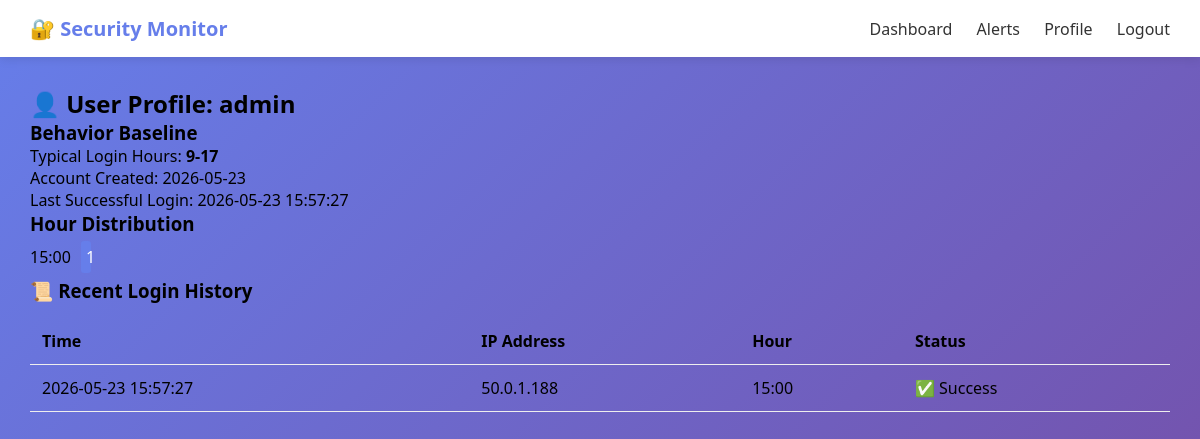
Screenshot of /profile (signed in) with the database file from the repository.
### database.py (models this page shows)
class User(db.Model):
    __tablename__ = 'users'
    id = db.Column(db.Integer, primary_key=True)
    username = db.Column(db.String(80), unique=True, nullable=False)
    password_hash = db.Column(db.String(200), nullable=False)
    email = db.Column(db.String(120))
    role = db.Column(db.String(50), default='user')
    failed_attempts = db.Column(db.Integer, default=0)
    is_locked = db.Column(db.Boolean, default=False)
    lockout_until = db.Column(db.DateTime, nullable=True)
    last_successful_login = db.Column(db.DateTime, nullable=True)
    baseline_hours = db.Column(db.String(100), default="9-17")  # e.g., "9-17" or "0-23"
    created_at = db.Column(db.DateTime, default=datetime.utcnow)

class LoginAttempt(db.Model):
    __tablename__ = 'login_attempts'
    id = db.Column(db.Integer, primary_key=True)
    username = db.Column(db.String(80), nullable=False)
    ip_address = db.Column(db.String(45), nullable=False)
    timestamp = db.Column(db.DateTime, default=datetime.utcnow)
    hour = db.Column(db.Integer, nullable=False)
    success = db.Column(db.Boolean, default=False)

### app.py (the view)
@app.route('/profile')
def profile():
    if 'username' not in session:
        return redirect(url_for('index'))
    user = User.query.get(session['user_id'])
    login_history = LoginAttempt.query.filter_by(username=user.username).order_by(LoginAttempt.timestamp.desc()).limit(20).all()
    successful_logins = LoginAttempt.query.filter_by(username=user.username, success=True).all()
    hour_distribution = {}
    for login in successful_logins:
        hour_distribution[login.hour] = hour_distribution.get(login.hour, 0) + 1
    return render_template('profile.html', user=user, login_history=login_history, hour_distribution=hour_distribution)

### templates/profile.html (shortened to what this page needs)
<!DOCTYPE html>
<html lang="en">
<head>
    <link rel="stylesheet" href="{{ url_for('static', filename='style.css') }}">
</head>
<body>
    <nav>
        <div class="nav-brand">🔐 Security Monitor</div>
        <div class="nav-links">
            <a href="/dashboard">Dashboard</a>
            <a href="/alerts">Alerts</a>
            <a href="/profile">Profile</a>
            <a href="/logout">Logout</a>
        </div>
    </nav>
    <div class="profile-page">
        <h2>👤 User Profile: {{ user.username }}</h2>
        <div class="profile-info">
            <div class="info-card">
                <h3>Behavior Baseline</h3>
                <p>Typical Login Hours: <strong>{{ user.baseline_hours }}</strong></p>
                <p>Account Created: {{ user.created_at.strftime('%Y-%m-%d') }}</p>
                <p>Last Successful Login: {{ user.last_successful_login.strftime('%Y-%m-%d %H:%M:%S') if user.last_successful_login else 'Never' }}</p>
            </div>
            <div class="info-card">
                <h3>Hour Distribution</h3>
                <div class="hour-chart">
                    {% for hour, count in hour_distribution.items() %}
                    <div class="hour-bar">
                        <span>{{ hour }}:00</span>
                        <div class="bar" style="width: {{ count * 10 }}px">{{ count }}</div>
                    </div>
                    {% endfor %}
                </div>
            </div>
        </div>
        <div class="login-history">
            <h3>📜 Recent Login History</h3>
            <table>
                <thead>
                    <tr><th>Time</th><th>IP Address</th><th>Hour</th><th>Status</th></tr>
                </thead>
                <tbody>
                    {% for login in login_history %}
                    <tr class="{% if login.success %}success{% else %}failed{% endif %}">
                        <td>{{ login.timestamp.strftime('%Y-%m-%d %H:%M:%S') }}</td>
                        <td>{{ login.ip_address }}</td>
                        <td>{{ login.hour }}:00</td>
                        <td>{% if login.success %}✅ Success{% else %}❌ Failed{% endif %}</td>
                    </tr>
                    {% endfor %}
                </tbody>
            </table>
        </div>
    </div>
</body>
</html>

### static/style.css (style rules this page uses)
* { margin: 0; padding: 0; box-sizing: border-box; }
body { font-family: 'Segoe UI', Tahoma, Geneva, Verdana, sans-serif; background: linear-gradient(135deg, #667eea 0%, #764ba2 100%); min-height: 100vh; }
nav { background: white; padding: 15px 30px; display: flex; justify-content: space-between; align-items: center; box-shadow: 0 2px 10px rgba(0,0,0,0.1); }
.nav-brand { font-size: 20px; font-weight: bold; color: #667eea; }
.nav-links a { margin-left: 20px; text-decoration: none; color: #333; }
table { width: 100%; border-collapse: collapse; margin-top: 15px; }
th, td { padding: 12px; text-align: left; border-bottom: 1px solid #eee; }
.alerts-page, .profile-page { padding: 30px; max-width: 1200px; margin: 0 auto; }
.hour-bar { display: flex; align-items: center; margin: 5px 0; }
.bar { background: #667eea; color: white; padding: 5px; margin-left: 10px; border-radius: 3px; }

### rows the page displays
User: username "admin", baseline_hours "9-17", created_at "2026-05-23", last_successful_login "2026-05-23 15:57:27"
LoginAttempt: timestamp "2026-05-23 15:57:27", ip_address "50.0.1.188", hour "15", success "✅ Success"

### other values shown
{{ hour }} "15"
{{ count }} "1"
